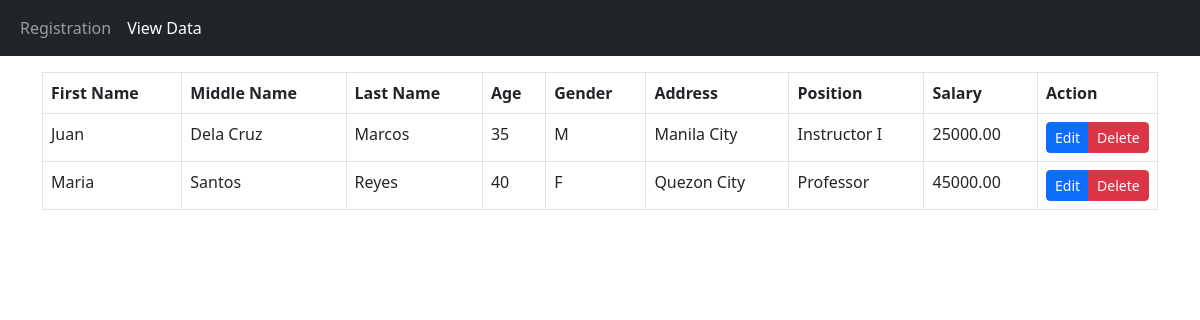
The page /php5/index.php?action=display on the database its author committed.
### tables this page shows
CREATE TABLE `faculty` (
  `faculty_id` int(11) NOT NULL,
  `faculty_fname` varchar(250) NOT NULL,
  `faculty_mname` varchar(250) DEFAULT NULL,
  `faculty_lname` varchar(250) NOT NULL,
  `faculty_age` int(3) NOT NULL,
  `faculty_gender` char(1) NOT NULL,
  `faculty_address` text NOT NULL,
  `faculty_position` varchar(250) NOT NULL,
  `faculty_salary` decimal(10,2) NOT NULL
);

### php5/controllers/MainController.php (called while the page is built, shortened)
<?php
require_once('./models/MainModel.php');
class MainController {
    private $model;
    public function __construct() {
        $this->model = new MainModel();
    }
    public function display() {
        $active = 'display';
        $data = $this->model->getAllRecords();
        require_once('./views/main/display.php');
    }
}

### php5/index.php (called while the page is built, shortened)
<?php
require_once('./controllers/MainController.php');
require_once('./router.php');

### php5/libraries/Database.php (called while the page is built, shortened)
<?php
class Database {
    private $host = 'localhost';
    private $user = 'root';
    private $pass = '';
    private $dbname = 'myfirstdb';
    private $dbh;
    private $stmt;
    public function __construct() {
        $dsn = "mysql:host=$this->host;port=3307;dbname=$this->dbname";
        $options = array(
            PDO::ATTR_PERSISTENT => true,
            PDO::ATTR_ERRMODE => PDO::ERRMODE_EXCEPTION
        );
        try {
            $this->dbh = new PDO($dsn, $this->user, $this->pass, $options);
        } catch(PDOException $e) {
            $this->error = $e->getMessage();
            echo $this->error;
        }
    }
    public function setQuery($sql){
        $this->stmt = $this->dbh->prepare($sql);
    }
    public function execute() {
        return $this->stmt->execute();
    }
    public function getResultSet() {
        $this->execute();
        return $this->stmt->fetchAll(PDO::FETCH_OBJ);
    }
}

### php5/models/MainModel.php (called while the page is built, shortened)
<?php
require_once(APP_ROOT . '/libraries/Database.php');
class MainModel {
    public function __construct() {
        $this->db = new Database();
    }
    public function getAllRecords() {
        $this->db->setQuery("SELECT * FROM faculty");
        return $this->db->getResultSet();
    }
}

### php5/views/main/display.php (the view, shortened to what this page needs)
<?php require_once(APP_ROOT . '/views/includes/header.php'); ?>
<div class="container mt-3">
    <?php
        if(!(count($data) == 0)) { ?>
        <table class="table table-responsive table-bordered">
            <thead>
                <tr>
                    <th>First Name</th>
                    <th>Middle Name</th>
                    <th>Last Name</th>
                    <th>Age</th>
                    <th>Gender</th>
                    <th>Address</th>
                    <th>Position</th>
                    <th>Salary</th>
                    <th width="120px">Action</th>
                </tr>
            </thead>
            <tbody>
                    <?php
                        foreach($data as $value) { ?>
                            <tr>
                                <td><?php echo $value->faculty_fname; ?></td>
                                <td><?php echo $value->faculty_mname; ?></td>
                                <td><?php echo $value->faculty_lname; ?></td>
                                <td><?php echo $value->faculty_age; ?></td>
                                <td><?php echo $value->faculty_gender; ?></td>
                                <td><?php echo $value->faculty_address; ?></td>
                                <td><?php echo $value->faculty_position; ?></td>
                                <td><?php echo $value->faculty_salary; ?></td>
                                <td>
                                    <div class="btn-group">
                                        <button type="button" class="btn btn-primary btn-sm" onclick="edit(<?php echo $value->faculty_id; ?>)">Edit</button>
                                        <button type="button" class="btn btn-danger btn-sm" onclick="del(<?php echo $value->faculty_id; ?>)">Delete</button>
                                    </div>
                                </td>
                            </tr>
                            <?php
                        }
                    ?>
            </tbody>
        </table>
        <?php
        }
    ?>
</div>
<?php require_once('./views/includes/modals/index.php');?>
<?php require_once(APP_ROOT . '/views/includes/footer.php'); ?>

### php5/router.php (shortened to what this page needs)
<?php
if(isset($_GET['action'])) {
    switch($_GET['action']) {
        case 'display' :
            $main->display();
            break;
    }
} else {
    $main->index();
}

### php5/views/includes/header.php (shortened to what this page needs)
<!DOCTYPE html>
<html lang="en">
<head>
    <link rel="stylesheet" href="./public/bootstrap/css/bootstrap.min.css">
    <link rel="stylesheet" href="./public/css/sweetalert2.min.css">
</head>
<body>
<?php require_once('navbar.php'); ?>

### php5/views/includes/navbar.php (shortened to what this page needs)
<nav class="navbar navbar-expand-sm bg-dark navbar-dark">
  <div class="container-fluid">
    <div class="collapse navbar-collapse" id="collapsibleNavbar">
      <ul class="navbar-nav">
        <li class="nav-item">
          <a class="nav-link <?php echo $active == 'index' ? 'active' : ''; ?>" href="index.php">Registration</a>
        </li>
        <li class="nav-item">
          <a class="nav-link <?php echo $active == 'display' ? 'active' : ''; ?>" href="index.php?action=display">View Data</a>
        </li>
      </ul>
    </div>
  </div>
</nav>

### rows shown on the page
faculty: faculty_fname "Juan", faculty_mname "Dela Cruz", faculty_lname "Marcos", faculty_age "35", faculty_gender "M", faculty_address "Manila City", faculty_position "Instructor I", faculty_salary "25000.00"
faculty: faculty_fname "Maria", faculty_mname "Santos", faculty_lname "Reyes", faculty_age "40", faculty_gender "F", faculty_address "Quezon City", faculty_position "Professor", faculty_salary "45000.00"
